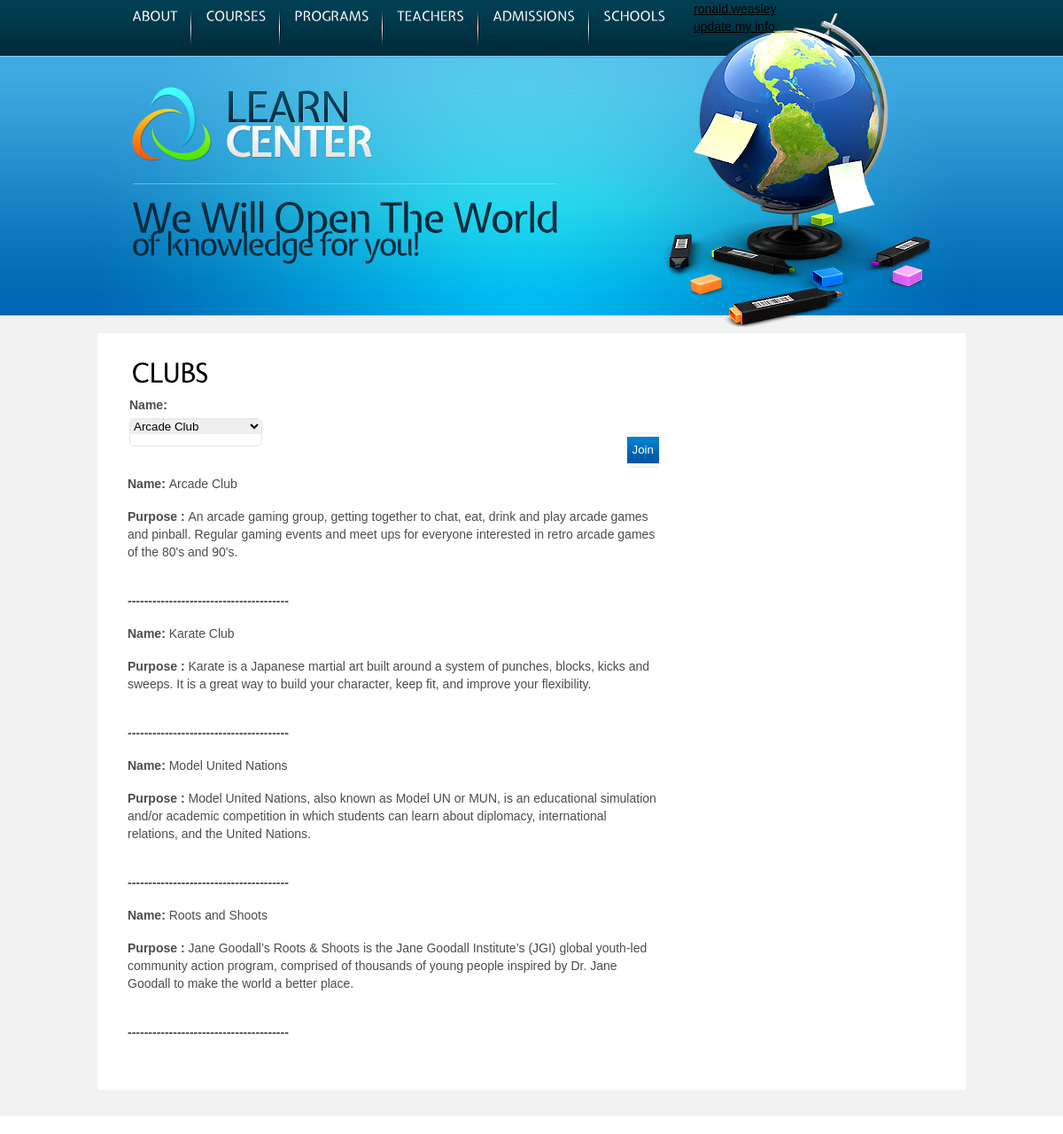
/Clubs.php?login=ronald.weasley, run on the app's committed database.
### tables this page shows
CREATE TABLE Clubs
(
	high_school_id INT,
	club_name VARCHAR(40), 
	purpose VARCHAR(250),
	PRIMARY KEY(high_school_id, club_name),
	FOREIGN KEY(high_school_id) REFERENCES High_Schools(school_id) ON DELETE CASCADE  ON UPDATE CASCADE
);

### Clubs.php (the view, shortened to what this page needs)
<?php include 'database.php'; ?>
<?php
      $username = htmlspecialchars($_GET['login']);
      $temp = mysqli_query($conn, "select s.ssn from Students s where s.username = '$username' ");
      $temp= mysqli_fetch_row($temp);
      $ssn= $temp[0];
?>
<html lang="en">
<head>
<link rel="stylesheet" href="css/reset.css" type="text/css" media="all">
<link rel="stylesheet" href="css/layout.css" type="text/css" media="all">
<link rel="stylesheet" href="css/style.css" type="text/css" media="all">
</head>
<body id="page3">
<div class="body1">
  <div class="main">
    <header>
      <div class="wrapper">
         <nav>
          <ul id="menu">
            <li><a href="#">About</a></li>
            <li><a href="#">Courses</a></li>
            <li><a href="#">Programs</a></li>
            <li><a href="#">Teachers</a></li>
            <li><a href="#">Admissions</a></li>
            <li class="end"><a href="schools.php">Schools</a></li>
          </ul>
        </nav>
     <?php
                	echo '<ul id=m_icon><a href="Student.php?login='. $username . '"><li>'.$username.'</a>'.'</li></ul>';
                   echo '<ul id=m_icon><a href="Info.php?login='. $username . '"><li>'.'update my info'.'</a>'.'</li></ul>';
        ?>
         </div>
      <div class="wrapper">
        <h1><a href="index.php" id="logo">Learn Center</a></h1>
      </div>
      <div id="slogan"> We Will Open The World<span>of knowledge for you!</span> </div>
    </header>
  </div>
</div>
<div class="body2">
  <div class="main">
    <section id="content">
      <div class="box1">
        <div class="wrapper">
          <article class="col1">
            <div class="pad_left1">
              <h2 class="pad_bot1">Clubs</h2>
            </div>
            <form id="ContactForm" action ="m_action.php?login=<?php echo $username; ?>" method="post">
                <div  class="wrapper"> <strong>Name:</strong>
                    <div class="bg">
                     <select name ="ms_cl">
            <?php $result = mysqli_query($conn, "call view_Club($ssn)");
                while($row = mysqli_fetch_row($result)){
                      echo '<option>'.$row[1].'</option>';
                    }
            ?>
                      </select>
                    </div>
                    <input type="submit" name ="ms_club" class="button" value = "Join"></input>
                  </div>
                  </form>
<?php
                include 'database.php';
                $result = mysqli_query($conn, "call view_Club($ssn)");
                while($row = mysqli_fetch_row($result)){
			         	echo '<div class="wrapper pad_bot2">';
                echo '<p class="pad_bot1 pad_top2"><strong>Name: </strong>'.$row[1].'<br></p>';
                echo '<p class="pad_bot1 pad_top2"><strong>Purpose : </strong>'.$row[2].'</p></div>';
                echo '<p class="pad_bot1 pad_top2"><strong>--------------------------------------- </strong>';
               }
      ?>
          </article>
      </div>
    </section>
  </div>
</div>
</body>
</html>

### css/layout.css (style rules this page uses)
.col1, .col2, .col3, .cols { float:left }
.col1 { width:600px }

### css/style.css (style rules this page uses)
article, aside, audio, canvas, command, datalist, details, embed, figcaption, figure, footer, header, hgroup, keygen, meter, nav, output, progress, section, source, video { display:block }
.wrapper { width:100%; overflow:hidden }
body { background:url(../images/bg_top2.jpg) top repeat-x #fff; border:0; font:14px Tahoma, Geneva, sans-serif; color:#4c4c4c; line-height:20px; padding-bottom:20px; min-width:980px }
.main { margin:0 auto; width:980px }
.body1 { background:url(../images/bg_top_img2.jpg) top center no-repeat }
.body2 { background:#f2f2f2 }
a { color:#000; text-decoration:underline; outline:none }
h1 { padding:47px 0 0 39px }
h2 { font-size:32px; color:#000; text-transform:uppercase; line-height:1.2em; padding:31px 0 20px 0; letter-spacing:-1px }
p { padding-bottom:20px }
header { height:376px; width:100%; overflow:hidden }
#logo { display:block; background:url(../images/logo.png) no-repeat; width:273px; height:84px; text-indent:-9999px }
#menu { float:left; padding:11px 0 0 39px }
#menu li { float:left; padding-right:17px; background:url(../images/menu_line.jpg) right 0 no-repeat; margin-right:15px }
#menu .end { background:none }
#menu li a { display:block; font-size:15px; color:#fff; line-height:36px; text-transform:uppercase; text-decoration:none; height:40px }
#slogan { background:url(../images/top_line2.gif) 0 0 no-repeat; font-size:46px; color:#002b3a; line-height:1.2em; margin:25px 0 0 39px; padding-top:18px; letter-spacing:-2px }
#slogan span { display:block; font-size:36px; line-height:1.2em; margin-top:-12px }
#content { width:100%; overflow:hidden; padding-bottom:30px }
.pad_left1 { padding-left:5px }
.pad_top2 { padding-top:7px }
.pad_bot1 { padding-bottom:10px }
.pad_bot2 { padding-bottom:18px }
.box1 { padding:0 34px; background:#fff; padding-bottom:45px }
.button { display:inline-block; color:#fff; background:url(../images/button1_bg.gif) 0 0 repeat-x; line-height:40px; text-decoration:none; cursor:pointer }
#ContactForm { margin-top:-7px }
#ContactForm strong { width:1000px; float:left; margin-left:2px; line-height:30px }
#ContactForm .bg { float:left; background:#fff; border:1px solid #e5e5e5; border-radius:6px; -moz-border-radius:6px; -webkit-border-radius:6px; position:relative; margin-left: 2px; height:30px }
#ContactForm .wrapper { min-height:40px }
#ContactForm .button { margin-left:8px; float:right; margin-top:15px }

### data on the page
clubs: club_name "Arcade Club", purpose "An arcade gaming group, getting together to chat, eat, drink and play arcade games and pinball. Regular gaming events and meet ups for everyone interested in retro arcade games of the 80's and 90's."
clubs: club_name "Karate Club", purpose "Karate is a Japanese martial art built around a system of punches, blocks, kicks and sweeps. It is a great way to build your character, keep fit, and improve your flexibility."
clubs: club_name "Model United Nations", purpose "Model United Nations, also known as Model UN or MUN, is an educational simulation and/or academic competition in which students can learn about diplomacy, international relations, and the United Nations."
clubs: club_name "Roots and Shoots", purpose "Jane Goodall’s Roots & Shoots is the Jane Goodall Institute’s (JGI) global youth-led community action program, comprised of thousands of young people inspired by Dr. Jane Goodall to make the world a better place."

### other printed values
$username "ronald.weasley"
form field ms_cl "Arcade Club"
